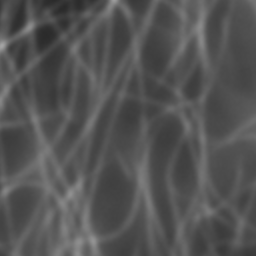
#> input picture Microscopy_images/0000000.png, 256 x 256 px, found by its file name
$ python prog3.py
#> lines starting #> are read from the running program, lines starting #| are printed output that depends on the picture
### Sparse_SIM.py
import numpy as np
import random
import cv2 as cv
from skimage import color, data, restoration
import matplotlib.pyplot as plt
import operation
from scipy.ndimage import gaussian_filter

class Sparse_SIM:
    # 该算法是针对2D图像的Sparse算法
    def __init__(self, image_path, image_name):
        self.image_path = image_path
        self.image_name = image_name
        self.image_size = []
        self.blur_image = []
    def read_blur_image(self):
        blur_image = cv.imread(f'{self.image_path}/{self.image_name}')
#> blur_image is the input picture: shape (256, 256, 3); min 42, max 163, mean 83.5
        # 将RGB图像转换为灰度图
        blur_image = cv.cvtColor(blur_image, cv.COLOR_BGR2GRAY)
#> blur_image: shape (256, 256)
        # 将灰度图像转换为浮点数
        blur_image = blur_image.astype(np.float64)
        self.blur_image = blur_image.copy()
        self.image_size = np.shape(self.blur_image)
#> self.image_size = (256, 256)
        return blur_image
    # 一阶范数的软阈值函数
    def shrink(self,x,mu):
        s = np.abs(x)
        xs = np.sign(x) * np.maximum(s - 1 /mu,0)
        return xs
    # 2D图像海森矩阵的一阶范数的优化迭代步
    def iter_xx(self,g_k_old,bxx,mu):
        gxx = np.diff(np.diff(g_k_old,prepend=0,axis=1),prepend=0,axis=1)
        dxx = self.shrink(gxx + bxx, mu)
        bxx = bxx + (gxx - dxx)
        Lxx = np.diff(np.diff(dxx - bxx,prepend=0,axis=1),prepend=0,axis=1)
        return Lxx, bxx
    def iter_xy(self,g_k_old,bxy,mu):
        gxy = np.diff(np.diff(g_k_old,prepend=0,axis=1),prepend=0,axis=0)
        dxy = self.shrink(gxy + bxy, mu)
        bxy = bxy + (gxy - dxy)
        Lxy = np.diff(np.diff(dxy - bxy,prepend=0,axis=0),prepend=0,axis=1)
        return Lxy, bxy
    def iter_yx(self,g_k_old,byx,mu):
        gyx = np.diff(np.diff(g_k_old,prepend=0,axis=0),prepend=0,axis=1)
        dyx = self.shrink(gyx + byx, mu)
        byx = byx + (gyx - dyx)
        Lyx = np.diff(np.diff(dyx - byx,prepend=0,axis=1),prepend=0,axis=0)
        return Lyx, byx
    def iter_yy(self,g_k_old,byy,mu):
        gyy = np.diff(np.diff(g_k_old,prepend=0,axis=0),prepend=0,axis=0)
        dyy = self.shrink(gyy + byy, mu)
        byy = byy + (gyy - dyy)
        Lyy = np.diff(np.diff(dyy - byy,prepend=0,axis=0),prepend=0,axis=0)
        return Lyy, byy
    # L1范数的优化迭代步
    def iter_L1(self,g_k_old,bL1,sparse,mu):
        dL1 = self.shrink(g_k_old + bL1,mu)
        bL1 = bL1 + (g_k_old - dL1)
        LL1 = sparse * (dL1 - bL1)
        return LL1, bL1

    def sparse_hessian_deconv(self, iteration_num, fidelity, sparsity,t,ep,mu):
        '''
        该算法是先进行正则化的优化，优化的目标函数为：argmin_g =
        { fidelity / 2 * ||f-g||_2^2 + ||gxx||_1 + 2*||gxy||_1 + ||gyy||_1 + sparsity * ||g||_1}
        '''
#> called with iteration_num = 1000, fidelity = 150, sparsity = 10, t = 0.01, ep = 1e-05, mu = 1
        # 采用PGD算法进行优化
        f = self.blur_image
        g_k = f.copy()
        g_k_old = f.copy()
        g_k_temp = np.multiply(fidelity / mu, f)
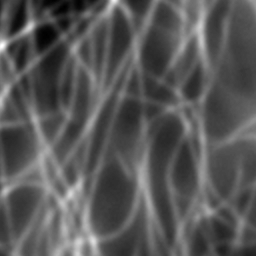
#> g_k_temp: shape (256, 256) float64; min 6300, max 24450, mean 12518.7; drawn with min black and max white

        xxfft = operation.operation_xx(self.image_size)
        xyfft = operation.operation_xy(self.image_size)
        yyfft = operation.operation_yy(self.image_size)
        operationfft = xxfft + yyfft + 2 * xyfft
        normlize = (fidelity / mu) + (sparsity**2) + operationfft

        ## initialize b
        bxx = np.zeros(self.image_size,dtype='float64')
        byy = bxx
        bxy = bxx
        byx = bxx
        bL1 = bxx

        for i in range(iteration_num):
            # 梯度下降
            #g_k_temp = g_k_old - t * fidelity * (g_k_old - f)
            g_k_temp = np.fft.fftn(g_k_temp)
            if i == 0:
                g_k = np.fft.ifftn(g_k_temp / (fidelity / mu)).real
            else:
                g_k = np.fft.ifftn(np.divide(g_k_temp, normlize)).real

            g_k_temp = np.multiply(fidelity / mu, f)
            # 考虑海森正则项的次梯度下降
            Lxx,bxx = self.iter_xx(g_k, bxx, mu)
            g_k_temp = g_k_temp + Lxx
            del Lxx
            Lxy,bxy = self.iter_xy(g_k, bxy, mu)
            g_k_temp = g_k_temp + Lxy
            del Lxy
            Lyx,byx = self.iter_yx(g_k, byx, mu)
            g_k_temp = g_k_temp + Lyx
            del Lyx
            Lyy,byy = self.iter_yy(g_k, byy, mu)
            g_k_temp = g_k_temp + Lyy
            del Lyy

            # 考虑稀疏正则项的次梯度下降
            LL1,bL1 = self.iter_L1(g_k, bL1, sparsity, mu)
            g_k_temp = g_k_temp + LL1
            del LL1
#> this loop made 1000 passes
#> pass 1, in iter_xx, `gxx = np.diff(np.diff(g_k_old,prepend=0,axis=1),prepend=0,axis=1)`:
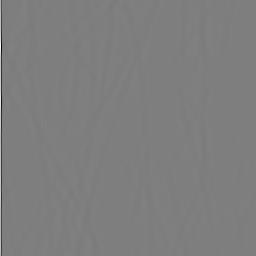
#> gxx: shape (256, 256) float64; min -159, max 161, mean 0; drawn with min black and max white
#> pass 1, in shrink, `s = np.abs(x)`:
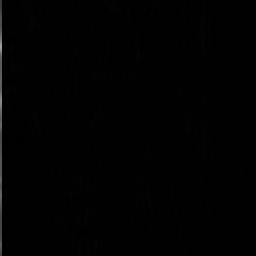
#> s: shape (256, 256) float64; min 0, max 161, mean 1.6

        print(f'迭代次数为{i}')
        g_k[g_k<0] = 0

        g = g_k[0,:,:]
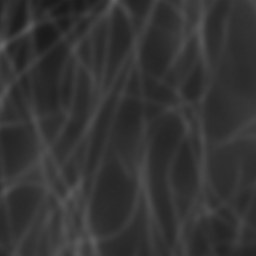
#> g: shape (256, 256) float64; min 26.32, max 102.4, mean 52.3
        # 这里的psf应该是事先已知的，这里构建一个
        psf_size = [5,5]
        psf = np.zeros(psf_size)
        center = (psf_size[0] // 2, psf_size[1] // 2)
        psf[center] = 1
        psf = gaussian_filter(psf, sigma=1)
        # RL解卷积
        x = restoration.richardson_lucy(g,psf,num_iter=30)
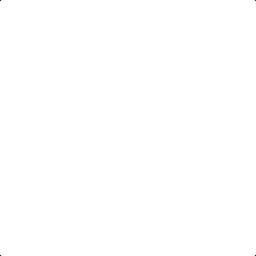
#> x: shape (256, 256) float64; min 0.0824, max 1, mean 1
        return x, g

### operation.py
import numpy as np

def operation_xx(gsize):
    delta_xx = np.array([[[1, -2, 1]]], dtype = 'float32')
    xxfft = np.fft.fftn(delta_xx, gsize) * np.conj(np.fft.fftn(delta_xx, gsize))
    return xxfft

def operation_xy(gsize):
    delta_xy = np.array([[[1, -1], [-1, 1]]], dtype = 'float32')
    xyfft = np.fft.fftn(delta_xy, gsize) * np.conj(np.fft.fftn(delta_xy, gsize))
    return xyfft

def operation_yy(gsize):
    delta_yy = np.array([[[1], [-2], [1]]], dtype = 'float32')
    yyfft = np.fft.fftn(delta_yy,gsize) * np.conj(np.fft.fftn(delta_yy, gsize))
    return yyfft

### prog3.py
import numpy as np
import random
import cv2 as cv
from skimage import color, data, restoration
import matplotlib.pyplot as plt
from Sparse_SIM import Sparse_SIM

# 初始化类
image_path = "E:\zhao_qy\zhaoqy_computation_imaging_hw\HW-of-computational-imaging\Microscopy_images"
image_name = "0000000.png"
Sparse_SIM = Sparse_SIM(image_path, image_name)

# 读取模糊图像
image_blur = Sparse_SIM.read_blur_image()

# 稀疏性解卷积
# 其中iteration_num为迭代次数，fidelity为保真项权重，sparse为稀疏性项权重，t为步长，ep为停止条件
x,g = Sparse_SIM.sparse_hessian_deconv(iteration_num = 1000, fidelity = 150, sparsity = 10, t = 0.01, ep = 1e-5, mu = 1)

# 显示结果
plt.figure()
plt.imshow(x, cmap='gray')
plt.title("Deconvolved Image")
plt.show()

plt.figure()
plt.imshow(g, cmap='gray')
plt.title("g Image")
plt.show()
